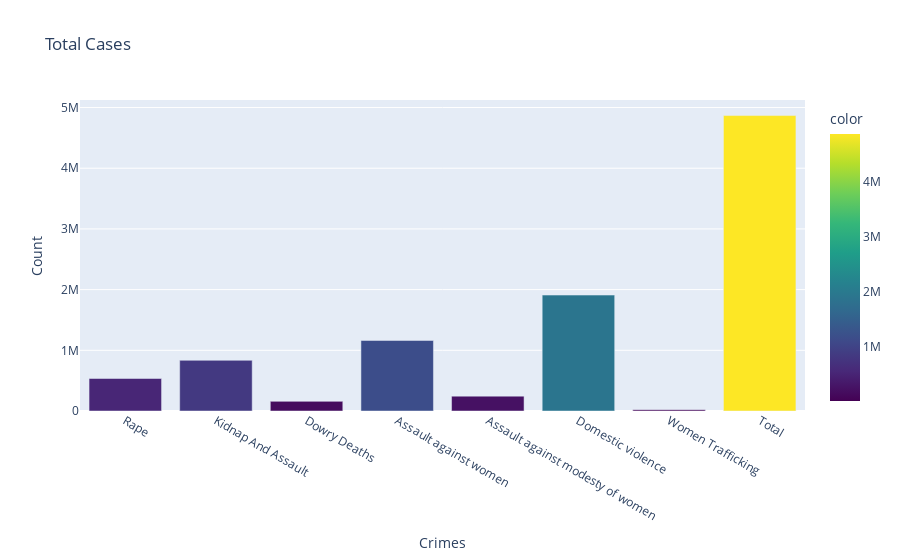

Write notebook code for a chart like this one.
### Code cell
import plotly.express as px

sorted_df = state_all_crimes_1.sort_values('Total',ascending=False)
fig = px.bar( x=tf["index"],y=tf[0], color=tf[0], 
             labels={'x': "Crimes", 'y': "Count"}, title="Total Cases", 
             color_continuous_scale='Viridis')
fig.show()

### Figure 1 — Plotly figure (JSON) as saved in the notebook; plotly's stock layout.template omitted (floating-point values rounded to 4 significant figures)
{"data": [{"alignmentgroup": "True", "hovertemplate": "Crimes=%{x}<br>Count=%{y}<br>color=%{marker.color}<extra></extra>", "legendgroup": "", "marker": {"color": [535702, 835023, 158750, 1162229, 244884, 1909978, 21156, 4867722], "coloraxis": "coloraxis", "pattern": {"shape": ""}}, "name": "", "offsetgroup": "", "orientation": "v", "showlegend": false, "textposition": "auto", "type": "bar", "x": ["Rape", "Kidnap And Assault", "Dowry Deaths", "Assault against women", "Assault against modesty of women", "Domestic violence", "Women Trafficking", "Total"], "xaxis": "x", "y": [535702, 835023, 158750, 1162229, 244884, 1909978, 21156, 4867722], "yaxis": "y"}], "layout": {"barmode": "relative", "coloraxis": {"colorbar": {"title": {"text": "color"}}, "colorscale": [[0, "#440154"], [0.1111, "#482878"], [0.2222, "#3e4989"], [0.3333, "#31688e"], [0.4444, "#26828e"], [0.5556, "#1f9e89"], [0.6667, "#35b779"], [0.7778, "#6ece58"], [0.8889, "#b5de2b"], [1, "#fde725"]]}, "legend": {"tracegroupgap": 0}, "title": {"text": "Total Cases"}, "xaxis": {"anchor": "y", "domain": [0, 1], "title": {"text": "Crimes"}}, "yaxis": {"anchor": "x", "domain": [0, 1], "title": {"text": "Count"}}}}
